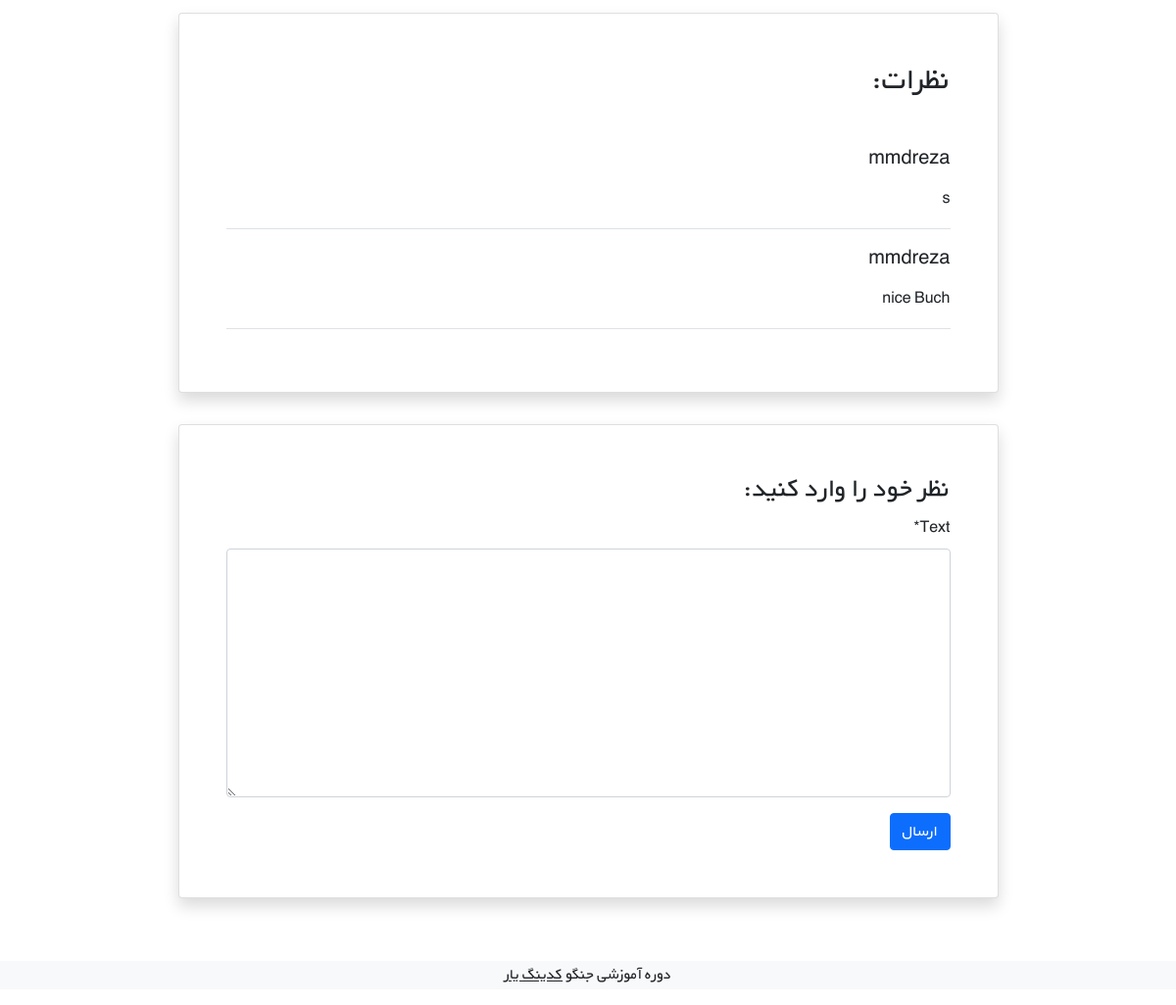
Page /book/6 (signed in, lower part) on the earlier database version.
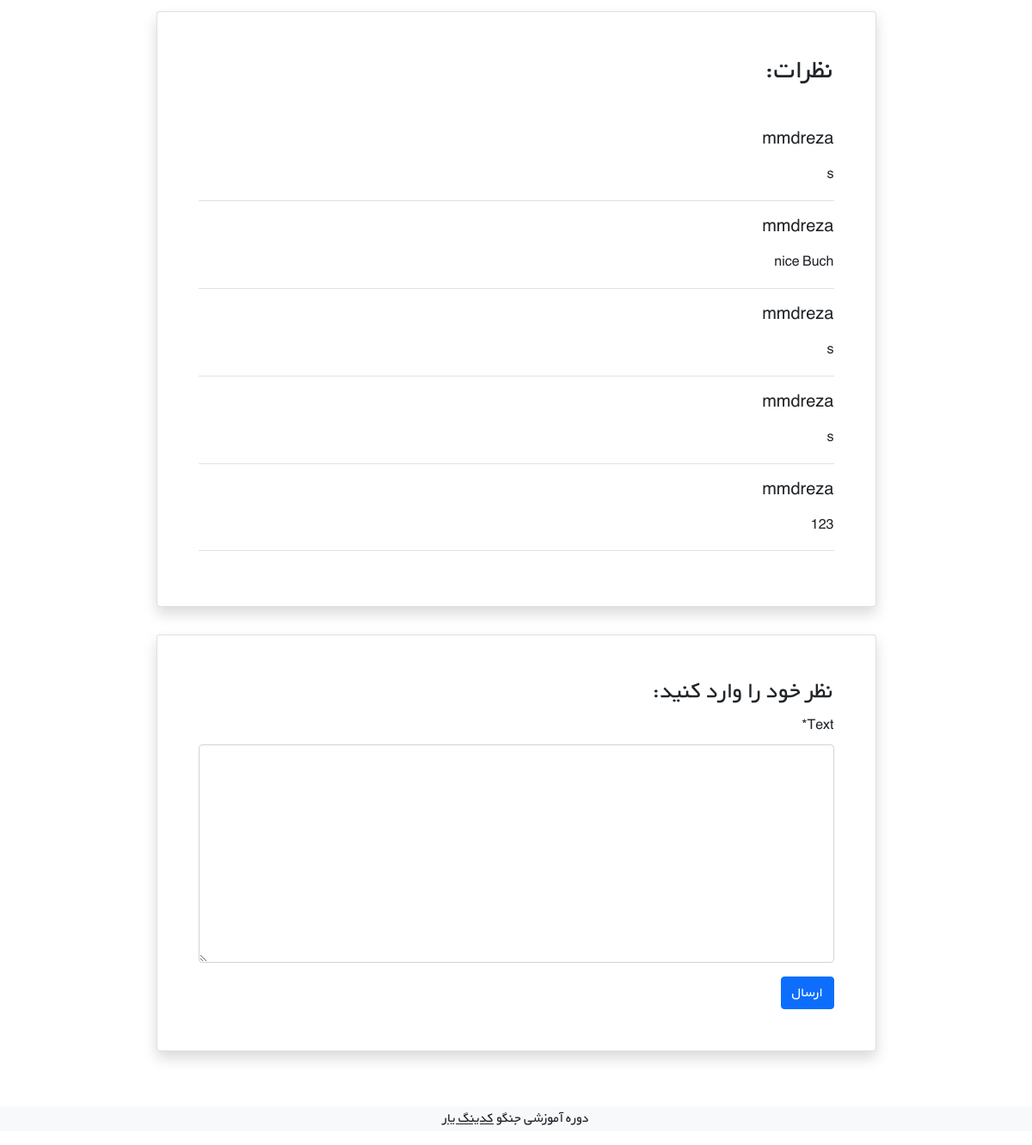
Same page on the later database version.
### books/models.py (models this page shows)
class Comments(models.Model):
    writer = models.ForeignKey(get_user_model(), on_delete=models.CASCADE)
    book = models.ForeignKey(BookModel, on_delete=models.CASCADE, related_name='comments')
    text = models.TextField()

### accounts/models.py (models this page shows)
class CustomUser(AbstractUser):
    age = models.PositiveIntegerField(null=True, blank=True)

### books/views.py (the view)
# urls.py: path('<int:pk>', views.BookDetail, name='book-detail'),
@login_required
def BookDetail(request, pk):
    book = get_object_or_404(BookModel, pk=pk)
    book_comments = book.comments.all()
    if request.method == 'POST':
        commnet_form = CommentForm(request.POST)
        if commnet_form.is_valid():
            comment = commnet_form.save(commit=False)
            comment.book = book
            comment.writer = request.user
            comment.save()
            commnet_form = CommentForm()
    else:
        commnet_form = CommentForm()
    return render(request, 'books/book-detail.html', {'book' : book, 'comments': book_comments, 'form' : commnet_form})

### books/forms.py
class CommentForm(ModelForm):
    class Meta:
        model = Comments
        fields = ['text', ]

### books/templates/books/book-detail.html (shortened to what this page needs)
{% extends "_base.html" %}
{% load static %}
{% load crispy_forms_tags %}
{% block content %}
<div class="container mt-5" dir="rtl">
    <div class="">
        <div class="">
            <div class="d-flex justify-content-center">
                <div class="card shadow my-3 p-5 w-sm-75 w-100">
                    <h2 class="mb-5">نظرات:</h2>
                    {% for comment in comments %}
                        <div class="border-bottom mb-3">
                            <h5 class="mb-3">{{comment.writer.username}}</h5>
                            <p>{{comment.text}}</p>
                        </div>
                    {% endfor %}
                </div>
            </div>
            <div class="d-flex justify-content-center">
                <div class="card shadow my-3 p-5 w-sm-75 w-100">
                    <h3>نظر خود را وارد کنید:</h3>
                    <form method="POST">
                        {{ form|crispy }}
                        <button type="submit" class="btn btn-primary">ارسال</button>
                    </form>
                </div>
            </div>
        </div>
    </div>
</div>
{% endblock content %}

Differences in the rows shown:
added Comments: writer.username "mmdreza", text "s"
added Comments: writer.username "mmdreza", text "s"
added Comments: writer.username "mmdreza", text "123"
